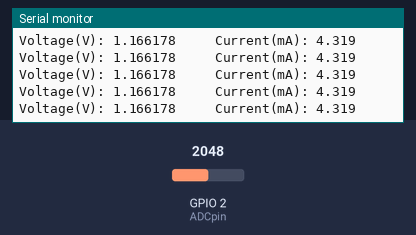
Simulated run of this sketch. Board: ESP32. On the bench: the last lines printed to the serial monitor. The inputs (shaded band) are chosen by the test bench; at power-on: GPIO 2 (ADCpin) = 2048 (analog values on the 0–4095 scale).

Above: at 4.2 s.
4.3 s: GPIO 2 (ADCpin) set to 2866
At 4.57 s:
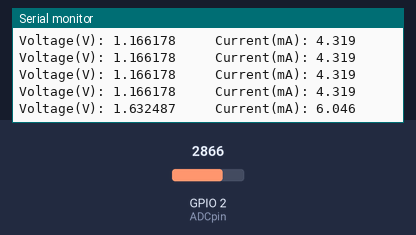
5.8 s: GPIO 2 (ADCpin) set to 3040
At 5.97 s:
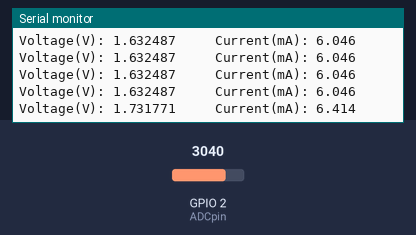
Timing chart, 0 to 8.8 s (numbered marks = the images above; inputs shaded):
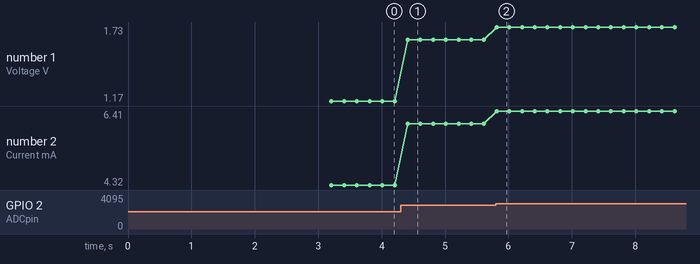

The sketch:

readVoltage_esp32.ino
```cpp
/*
03/03/2019
Use pin 2 to read voltage (5ft pin (right))
Code by Son Pham
sonpham995@gmail.com
credits to: https://github.com/G6EJD/ESP32-ADC-Accuracy-Improvement-function/blob/master/ESP32_Read_Voltage_Simple.ino
I also use 270 ohm resistor to measure current.
*/

uint16_t resistor = 270;
int value = 0;
int maxValue = 0;
int minValue = 4096;

float refVolt = 3.333333;
float voltage = 0;
float alpha = 0.7;
byte res = 12;
byte ADCpin = 2;

void calibration(){
  while(millis() < 3000){
    value = analogRead(ADCpin);
    if (value > maxValue){
      maxValue = value;
    }
    if (value < minValue){
      minValue = value;
    }
    delay(100);
  }
  Serial.print("max "); val2Voltage(&maxValue);
  Serial.print("min "); val2Voltage(&minValue);
}

void val2Voltage(int *val){
  voltage = (*val * (refVolt / (1 << res)));
  Serial.print("Voltage(V): ");Serial.print(voltage,6);Serial.print("     ");
}

void setup() {
  adcAttachPin(ADCpin);
  analogSetClockDiv(255); // 1338mS
  // put your setup code here, to run once:
  Serial.begin(115200);
  analogSetWidth(12);
  analogReadResolution(12);
  //analogSetAttenuation(ADC_0db);
  calibration();
}

void loop() {
  // put your main code here, to run repeatedly:
  value = analogRead(ADCpin);
  int val = alpha * value + (1-alpha) * val; //running average

  val2Voltage(&val);
  //float voltage = value * (3.333333 / 4096.000);
  //Serial.println(voltage,6);
  Serial.print("Current(mA): "); Serial.println(voltage*1000/resistor,3);
  delay(200);
}
```

Measured:
- after the input at 4.3 s, the serial monitor: prints a new line after 0.11 s (image 1)
- after the input at 5.8 s, the serial monitor: prints a new line at once (image 2)
- plotted number 1: 1.17 → 1.63 after the input at 4.3 s, 1.63 → 1.73 after the input at 5.8 s
- plotted number 2: 4.32 → 6.05 after the input at 4.3 s, 6.05 → 6.41 after the input at 5.8 s
